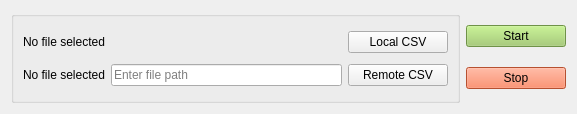
<?xml version="1.0" encoding="UTF-8"?>
<ui version="4.0">
 <class>CommandView</class>
 <widget class="QWidget" name="CommandView">
  <property name="geometry">
   <rect>
    <x>0</x>
    <y>0</y>
    <width>577</width>
    <height>114</height>
   </rect>
  </property>
  <property name="windowTitle">
   <string>Graph View</string>
  </property>
  <layout class="QHBoxLayout" name="horizontalLayout_2">
   <item>
    <widget class="QGroupBox" name="groupBox">
     <property name="title">
      <string/>
     </property>
     <layout class="QHBoxLayout" name="horizontalLayout">
      <item>
       <layout class="QVBoxLayout" name="verticalLayout_4">
        <item>
         <layout class="QHBoxLayout" name="fileLayout">
          <item>
           <widget class="QLabel" name="fileLabel">
            <property name="text">
             <string>No file selected</string>
            </property>
           </widget>
          </item>
          <item>
           <spacer name="horizontalSpacer_2">
            <property name="orientation">
             <enum>Qt::Orientation::Horizontal</enum>
            </property>
            <property name="sizeHint" stdset="0">
             <size>
              <width>40</width>
              <height>20</height>
             </size>
            </property>
           </spacer>
          </item>
          <item>
           <widget class="QPushButton" name="loadButton">
            <property name="minimumSize">
             <size>
              <width>100</width>
              <height>0</height>
             </size>
            </property>
            <property name="text">
             <string>Local CSV</string>
            </property>
           </widget>
          </item>
         </layout>
        </item>
        <item>
         <layout class="QHBoxLayout" name="fileLayout">
          <item>
           <widget class="QLabel" name="fileLabel">
            <property name="text">
             <string>No file selected</string>
            </property>
           </widget>
          </item>
          <item>
           <widget class="QLineEdit" name="fileLineEdit">
            <property name="placeholderText">
             <string>Enter file path</string>
            </property>
           </widget>
          </item>
          <item>
           <widget class="QPushButton" name="remoteLoadButton">
            <property name="minimumSize">
             <size>
              <width>100</width>
              <height>0</height>
             </size>
            </property>
            <property name="text">
             <string>Remote CSV</string>
            </property>
           </widget>
          </item>
         </layout>
        </item>
       </layout>
      </item>
     </layout>
    </widget>
   </item>
   <item>
    <layout class="QVBoxLayout" name="verticalLayout_3">
     <item>
      <widget class="QPushButton" name="startButton">
       <property name="minimumSize">
        <size>
         <width>100</width>
         <height>0</height>
        </size>
       </property>
       <property name="styleSheet">
        <string notr="true">QPushButton {
    background-color: rgb(156, 204, 101);
}
QPushButton:hover {
    background-color: rgb(186, 234, 131);
}</string>
       </property>
       <property name="text">
        <string>Start</string>
       </property>
      </widget>
     </item>
     <item>
      <widget class="QPushButton" name="stopButton">
       <property name="minimumSize">
        <size>
         <width>100</width>
         <height>0</height>
        </size>
       </property>
       <property name="styleSheet">
        <string notr="true">QPushButton {
    background-color: rgb(255, 112, 67);
}
QPushButton:hover {
    background-color: rgb(255, 142, 107);
}</string>
       </property>
       <property name="text">
        <string>Stop</string>
       </property>
      </widget>
     </item>
    </layout>
   </item>
  </layout>
 </widget>
 <resources/>
 <connections/>
</ui>
